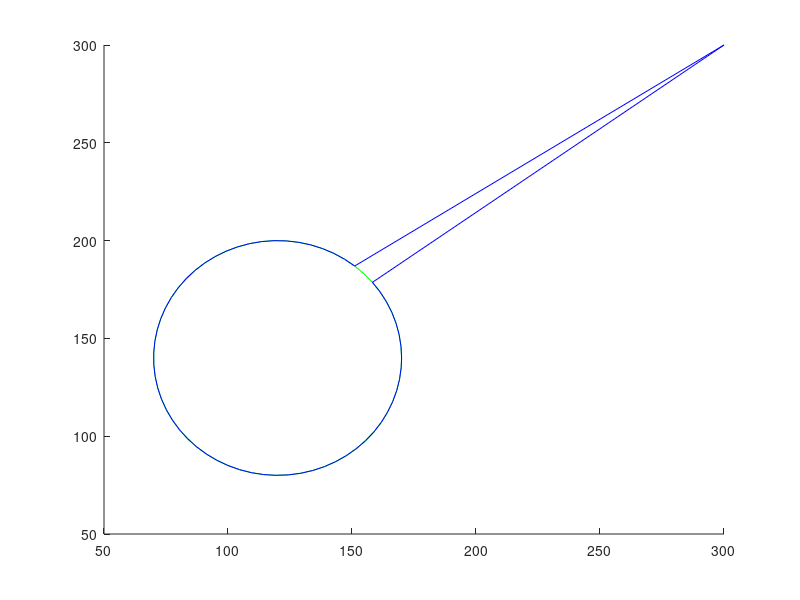

Recreate this plot in MATLAB. (Note: this script raises an error after producing the figure.)
x = 120+50*cos(0:0.1:2*pi)';
y = 140+60*sin(0:0.1:2*pi)';
hold on, plot([x;x(1)],[y;y(1)],'g');

alpha = 0.01;
beta = 0.05;
gamma = 0.05;
iterations = 10;

N = length(x);
a = (2*alpha+6*beta);
b = -alpha-4*beta;
c = beta;
P = diag(repmat(a,1,N));
P = P + diag(repmat(b,1,N-1), 1) + diag(   b, -N+1);
P = P + diag(repmat(b,1,N-1),-1) + diag(   b,  N-1);
P = P + diag(repmat(c,1,N-2), 2) + diag([c,c],-N+2);
P = P + diag(repmat(c,1,N-2),-2) + diag([c,c], N-2);
P = inv(P+ gamma .* eye(N));

fx = 300;
fy = 300;
[M,I] = min((x - fx) .^ 2 + (y - fy) .^ 2);
x(I) = fx;
y(I) = fy;

plot1 = plot([x;x(1)],[y;y(1)],'b');

for ii = 1:iterations
  [x,y] = plot_next(x,y,P,gamma,0,0);
  pause(0.1);
  plot1.XData = [x;x(1)];
  plot1.YData = [y;y(1)];
end
